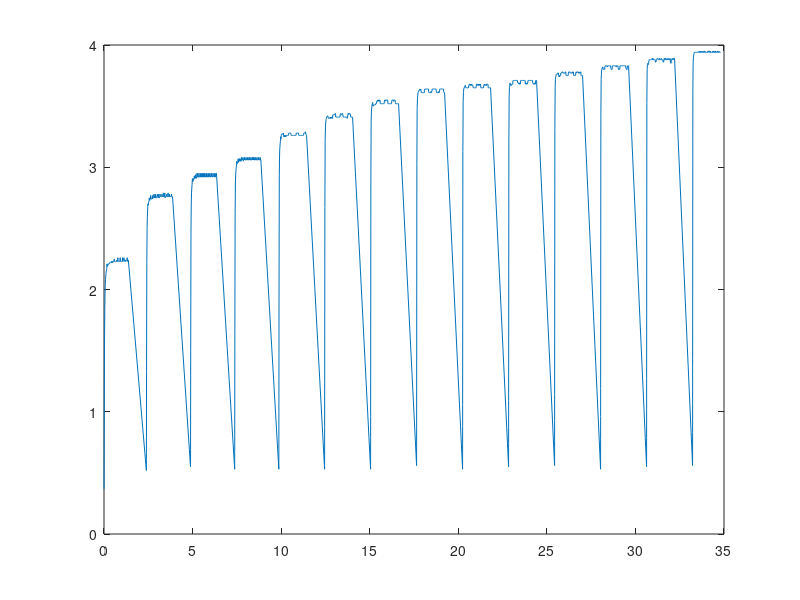
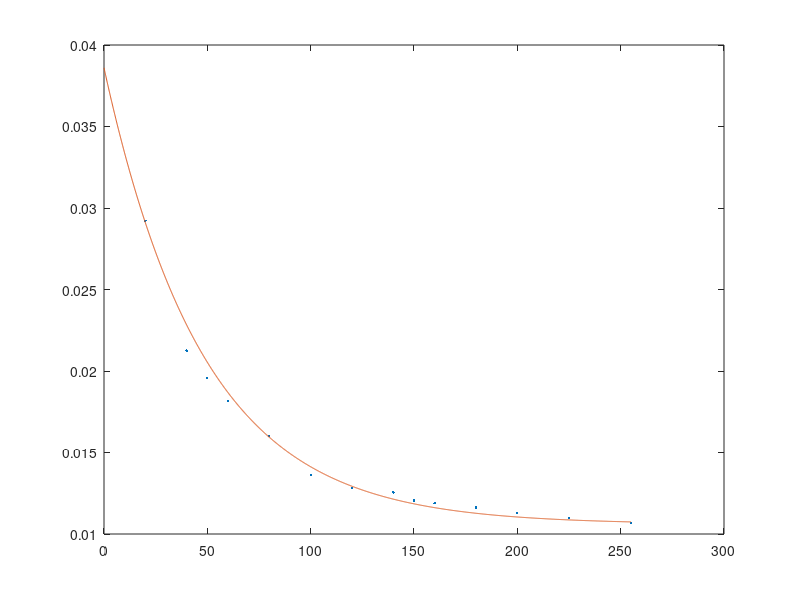

Reproduce these figures in MATLAB, in order.
s = [0.37
216
0.37
792
0.38
1376
0.40
2008
0.42
2640
0.44
3272
0.55
5680
1.17
18160
1.62
31680
1.85
45200
1.97
58720
2.04
72240
2.08
85760
2.11
99280
2.13
112800
2.15
127360
2.16
141920
2.17
156480
2.21
171040
2.19
185600
2.19
200160
2.20
214720
2.20
229280
2.21
243840
2.21
258400
2.21
272960
2.21
287520
2.21
302080
2.22
316640
2.22
331200
2.22
345760
2.22
360320
2.22
374888
2.22
389440
2.22
404000
2.23
418560
2.22
433120
2.22
447680
2.23
462240
2.23
476800
2.22
491360
2.23
505920
2.23
520480
2.23
535040
2.23
549600
2.23
564160
2.25
578720
2.23
593280
2.23
607840
2.23
622400
2.23
636960
2.23
651520
2.23
666080
2.23
680640
2.23
695200
2.24
709760
2.23
724320
2.23
738880
2.23
753440
2.23
768000
2.26
782560
2.23
797120
2.23
811680
2.23
826240
2.23
840808
2.23
855360
2.23
869920
2.23
884480
2.23
899040
2.26
913600
2.23
928160
2.23
942720
2.23
957280
2.23
971840
2.23
986400
2.23
1000960
2.23
1016560
2.23
1032160
2.26
1047760
2.23
1063360
2.23
1078960
2.24
1094560
2.24
1110160
2.26
1125760
2.24
1141360
2.24
1156960
2.23
1172560
2.23
1188160
2.24
1203760
2.24
1219360
2.23
1234960
2.24
1250560
2.24
1266160
2.24
1281760
2.24
1297360
2.26
1312960
2.23
1328560
2.23
1344160
2.24
1359760
2.24
1375360
0.52
2390976
0.54
2391744
0.57
2392520
0.61
2393288
0.66
2394048
1.33
2401648
2.22
2417248
2.50
2432848
2.60
2448448
2.65
2464048
2.70
2479648
2.69
2495248
2.71
2510848
2.72
2526448
2.72
2542048
2.75
2557648
2.73
2573248
2.73
2588848
2.74
2604448
2.74
2620048
2.77
2635648
2.74
2651248
2.74
2666848
2.74
2682448
2.74
2698048
2.75
2713648
2.74
2729248
2.77
2744848
2.75
2760448
2.75
2776052
2.75
2791648
2.75
2807248
2.78
2822848
2.75
2838448
2.76
2854048
2.75
2869648
2.75
2885248
2.78
2900848
2.75
2916448
2.75
2932048
2.75
2947648
2.75
2963248
2.76
2978848
2.76
2994448
2.78
3010048
2.76
3025648
2.76
3041248
2.75
3056848
2.76
3072448
2.78
3088048
2.75
3103648
2.75
3119248
2.76
3134848
2.76
3150448
2.78
3166048
2.76
3181648
2.76
3197248
2.76
3212848
2.76
3228448
2.76
3244048
2.76
3259648
2.78
3275248
2.76
3290848
2.76
3306448
2.76
3322048
2.76
3337648
2.79
3353248
2.76
3368848
2.76
3384448
2.76
3400048
2.76
3415648
2.79
3431248
2.75
3446848
2.76
3462448
2.76
3478048
2.76
3493648
2.76
3509248
2.76
3524848
2.78
3540448
2.76
3556048
2.76
3571648
2.76
3587248
2.76
3602848
2.79
3618448
2.76
3634048
2.76
3649648
2.76
3665248
2.76
3680848
2.78
3696448
2.76
3712048
2.76
3727648
2.76
3743248
2.76
3758848
2.76
3774452
2.76
3790048
2.78
3805648
2.76
3821248
2.76
3836848
2.76
3852448
2.76
3868048
0.55
4883664
0.56
4884424
0.58
4885200
0.63
4885968
0.69
4886736
1.49
4894328
2.47
4909928
2.70
4925528
2.79
4941128
2.83
4956728
2.86
4972328
2.90
4987928
2.88
5003528
2.91
5019128
2.89
5034728
2.90
5050328
2.90
5065928
2.90
5081528
2.93
5097128
2.91
5112728
2.91
5128328
2.91
5143928
2.91
5159528
2.94
5175128
2.92
5190728
2.91
5206328
2.91
5221928
2.92
5237528
2.95
5253128
2.92
5268728
2.95
5284328
2.92
5299928
2.92
5315528
2.92
5331128
2.92
5346728
2.95
5362328
2.92
5377928
2.92
5393528
2.92
5409128
2.92
5424728
2.95
5440328
2.92
5455928
2.92
5471528
2.92
5487128
2.92
5502728
2.95
5518328
2.93
5533928
2.95
5549528
2.92
5565128
2.92
5580728
2.92
5596328
2.92
5611928
2.95
5627528
2.92
5643128
2.95
5658736
2.92
5674328
2.92
5689928
2.95
5705528
2.92
5721128
2.92
5736728
2.92
5752328
2.93
5767928
2.95
5783528
2.92
5799128
2.95
5814728
2.92
5830328
2.93
5845928
2.92
5861528
2.92
5877128
2.95
5892728
2.92
5908328
2.92
5923928
2.93
5939528
2.93
5955128
2.95
5970728
2.92
5986328
2.92
6001928
2.93
6017528
2.92
6033128
2.95
6048728
2.93
6064328
2.95
6079928
2.92
6095528
2.92
6111128
2.93
6126728
2.93
6142328
2.95
6157928
2.93
6173528
2.93
6189128
2.92
6204728
2.93
6220328
2.95
6235928
2.92
6251528
2.92
6267128
2.92
6282728
2.92
6298328
2.95
6313928
2.93
6329528
2.95
6345128
2.92
6360728
0.53
7376344
0.57
7377112
0.62
7377880
0.68
7378648
0.73
7379416
1.67
7387000
2.62
7402608
2.88
7418200
2.94
7433800
2.98
7449400
3.00
7465000
3.01
7480600
3.05
7496200
3.03
7511800
3.03
7527400
3.04
7543000
3.04
7558600
3.07
7574200
3.04
7589800
3.05
7605400
3.05
7621000
3.05
7636600
3.07
7652200
3.05
7667800
3.07
7683400
3.05
7699000
3.05
7714600
3.05
7730200
3.05
7745800
3.08
7761400
3.06
7777000
3.06
7792600
3.06
7808200
3.06
7823800
3.08
7839400
3.06
7855000
3.05
7870600
3.06
7886200
3.06
7901800
3.08
7917400
3.06
7933000
3.08
7948600
3.06
7964200
3.06
7979800
3.06
7995400
3.06
8011000
3.08
8026600
3.06
8042200
3.06
8057800
3.06
8073400
3.06
8089000
3.08
8104600
3.06
8120200
3.06
8135800
3.06
8151400
3.06
8167000
3.08
8182600
3.06
8198200
3.08
8213800
3.06
8229400
3.06
8245000
3.06
8260600
3.06
8276200
3.08
8291800
3.06
8307400
3.06
8323000
3.06
8338600
3.06
8354200
3.08
8369800
3.06
8385400
3.08
8401008
3.06
8416600
3.06
8432200
3.08
8447800
3.06
8463400
3.08
8479000
3.06
8494600
3.06
8510200
3.06
8525800
3.06
8541400
3.08
8557000
3.06
8572600
3.06
8588200
3.06
8603800
3.06
8619400
3.08
8635000
3.06
8650600
3.06
8666200
3.06
8681800
3.06
8697400
3.08
8713000
3.06
8728600
3.08
8744200
3.06
8759800
3.06
8775400
3.06
8791000
3.06
8806600
3.08
8822200
3.06
8837800
3.06
8853400
0.53
9869016
0.56
9869784
0.61
9870560
0.69
9871320
0.78
9872088
1.90
9879672
2.93
9895272
3.10
9910872
3.16
9926472
3.19
9942072
3.21
9957672
3.25
9973272
3.23
9988872
3.26
10004472
3.27
10021112
3.27
10037752
3.27
10054392
3.27
10071032
3.27
10087672
3.27
10104312
3.28
10120952
3.26
10137592
3.25
10154232
3.26
10170872
3.25
10187512
3.26
10204152
3.25
10220792
3.26
10237432
3.26
10254072
3.25
10270712
3.26
10287352
3.26
10303992
3.26
10320632
3.26
10337272
3.26
10353912
3.26
10370552
3.26
10387192
3.26
10403832
3.27
10420472
3.28
10437112
3.28
10453752
3.28
10470392
3.28
10487032
3.28
10503672
3.28
10520312
3.28
10536952
3.27
10553592
3.26
10570232
3.26
10586872
3.26
10603512
3.26
10620152
3.26
10636792
3.26
10653432
3.26
10670072
3.26
10686712
3.26
10703352
3.26
10719992
3.26
10736632
3.26
10753272
3.26
10769912
3.26
10786552
3.26
10803192
3.26
10819832
3.26
10836472
3.28
10853112
3.28
10869752
3.28
10886392
3.28
10903032
3.28
10919672
3.28
10936312
3.28
10952952
3.28
10969592
3.27
10986232
3.26
11002872
3.26
11019512
3.26
11036152
3.26
11052792
3.26
11069432
3.26
11086072
3.26
11102712
3.26
11119352
3.26
11135992
3.26
11152632
3.26
11169272
3.26
11185912
3.26
11202552
3.26
11219192
3.26
11235832
3.26
11252472
3.27
11269112
3.28
11285752
3.28
11302392
3.28
11319032
3.28
11335672
3.28
11352312
3.29
11368952
3.28
11385592
3.27
11402232
3.26
11418872
3.26
11435512
0.53
12452168
0.56
12452976
0.64
12453792
0.77
12454608
0.87
12455424
2.67
12468024
3.22
12484664
3.33
12501304
3.37
12517944
3.39
12534584
3.40
12551224
3.41
12567864
3.41
12584504
3.42
12601144
3.42
12617784
3.42
12634424
3.41
12651064
3.40
12667704
3.40
12684344
3.40
12700984
3.40
12717624
3.40
12734264
3.40
12750904
3.41
12767544
3.40
12784184
3.40
12800824
3.41
12817464
3.41
12834104
3.40
12850744
3.41
12867384
3.41
12884024
3.40
12900664
3.43
12917304
3.43
12933944
3.43
12950584
3.43
12967224
3.43
12983864
3.43
13000504
3.43
13017144
3.43
13033784
3.44
13050424
3.44
13067064
3.41
13083704
3.41
13100344
3.41
13116984
3.41
13133624
3.41
13150264
3.41
13166904
3.41
13183544
3.41
13200184
3.41
13216824
3.41
13233464
3.41
13250104
3.41
13266744
3.41
13283384
3.41
13300024
3.41
13316664
3.43
13333304
3.43
13349944
3.44
13366584
3.43
13383224
3.43
13399864
3.43
13416504
3.43
13433144
3.44
13449784
3.44
13466424
3.43
13483064
3.41
13499704
3.41
13516344
3.41
13532984
3.41
13549624
3.41
13566264
3.41
13582904
3.41
13599544
3.41
13616184
3.41
13632824
3.41
13649464
3.41
13666104
3.41
13682744
3.41
13699384
3.41
13716024
3.40
13732664
3.41
13749304
3.43
13765944
3.44
13782584
3.44
13799224
3.43
13815864
3.44
13832504
3.44
13849144
3.44
13865784
3.44
13882424
3.43
13899064
3.43
13915704
3.41
13932344
3.41
13948984
3.41
13965624
3.41
13982264
3.41
13998904
3.41
14015544
3.41
14032184
0.53
15048840
0.60
15049648
0.66
15050472
0.79
15051296
0.96
15052112
2.89
15064696
3.38
15081336
3.46
15097976
3.49
15114616
3.51
15131256
3.52
15147896
3.53
15164536
3.50
15181176
3.50
15197816
3.51
15214456
3.51
15231096
3.51
15247736
3.51
15264376
3.51
15281016
3.51
15297656
3.51
15314296
3.52
15330936
3.52
15347576
3.52
15364216
3.52
15380856
3.54
15397496
3.54
15414136
3.54
15430776
3.55
15447416
3.54
15464056
3.54
15480696
3.55
15497336
3.55
15513976
3.55
15530616
3.54
15547256
3.55
15563896
3.55
15580536
3.52
15597176
3.52
15613816
3.52
15630456
3.52
15647096
3.52
15663736
3.52
15680376
3.52
15697016
3.52
15713656
3.52
15730296
3.52
15746936
3.52
15763576
3.52
15780216
3.52
15796856
3.52
15813496
3.54
15830136
3.55
15846776
3.55
15863416
3.55
15880056
3.54
15896696
3.55
15913336
3.55
15929976
3.55
15946616
3.55
15963256
3.55
15979896
3.55
15996536
3.55
16013176
3.52
16029816
3.52
16046456
3.52
16063096
3.52
16079736
3.52
16096376
3.52
16113016
3.52
16129656
3.52
16146296
3.52
16162936
3.52
16179576
3.52
16196216
3.52
16212856
3.52
16229496
3.54
16246136
3.55
16262776
3.55
16279416
3.55
16296056
3.55
16312696
3.55
16329336
3.54
16345976
3.55
16362616
3.55
16379256
3.55
16395896
3.55
16412536
3.55
16429176
3.53
16445816
3.52
16462456
3.52
16479096
3.52
16495736
3.52
16512376
3.52
16529016
3.52
16545656
3.52
16562296
3.52
16578936
3.52
16595576
3.52
16612216
3.52
16628856
0.56
17645512
0.61
17646320
0.72
17647144
0.86
17647968
0.99
17648784
3.03
17661384
3.48
17678024
3.56
17694664
3.59
17711304
3.61
17727944
3.62
17744584
3.62
17761224
3.63
17777864
3.63
17794504
3.63
17811144
3.64
17827784
3.63
17844424
3.63
17861064
3.64
17877704
3.63
17894344
3.61
17910984
3.61
17927624
3.61
17944264
3.61
17960904
3.61
17977544
3.61
17994184
3.61
18010824
3.61
18027464
3.61
18044104
3.61
18060744
3.61
18077384
3.63
18094024
3.64
18110664
3.64
18127304
3.64
18143944
3.64
18160584
3.64
18177224
3.64
18193864
3.64
18210504
3.64
18227144
3.64
18243784
3.64
18260424
3.64
18277064
3.64
18293704
3.64
18310344
3.62
18326984
3.61
18343624
3.61
18360264
3.61
18376904
3.61
18393544
3.61
18410184
3.61
18426824
3.61
18443464
3.62
18460104
3.61
18476744
3.61
18493384
3.62
18510024
3.64
18526664
3.64
18543304
3.64
18559944
3.64
18576584
3.64
18593224
3.64
18609864
3.64
18626504
3.64
18643144
3.64
18659784
3.64
18676424
3.64
18693064
3.64
18709704
3.64
18726344
3.64
18742984
3.62
18759624
3.61
18776264
3.61
18792904
3.61
18809544
3.61
18826184
3.61
18842824
3.61
18859464
3.62
18876104
3.61
18892744
3.61
18909384
3.61
18926024
3.63
18942664
3.64
18959304
3.64
18975944
3.64
18992584
3.64
19009224
3.64
19025864
3.64
19042504
3.64
19059144
3.64
19075784
3.64
19092424
3.64
19109064
3.64
19125704
3.64
19142344
3.64
19158984
3.62
19175624
3.61
19192264
3.61
19208904
3.61
19225544
0.53
20242200
0.61
20243016
0.73
20243840
0.88
20244664
1.06
20245472
3.13
20258056
3.54
20274696
3.61
20291336
3.64
20307976
3.65
20324616
3.65
20341256
3.66
20357896
3.66
20374536
3.67
20391176
3.67
20407816
3.65
20424456
3.65
20441096
3.65
20457736
3.65
20474376
3.65
20491016
3.65
20507656
3.65
20524296
3.65
20540936
3.65
20557576
3.65
20574216
3.67
20590856
3.67
20607496
3.68
20624136
3.68
20640776
3.67
20657416
3.67
20674056
3.67
20690696
3.68
20707336
3.67
20723976
3.67
20740616
3.68
20757256
3.67
20773896
3.67
20790536
3.67
20807176
3.67
20823816
3.65
20840456
3.65
20857096
3.65
20873736
3.65
20890376
3.65
20907016
3.65
20923656
3.65
20940296
3.65
20956936
3.65
20973576
3.65
20990216
3.65
21006856
3.68
21023496
3.68
21040136
3.68
21056776
3.68
21073416
3.67
21090056
3.67
21106696
3.67
21123336
3.68
21139976
3.67
21156616
3.68
21173256
3.68
21189896
3.67
21206536
3.67
21223176
3.68
21239816
3.68
21256456
3.65
21273096
3.65
21289736
3.65
21306376
3.65
21323016
3.65
21339656
3.65
21356296
3.65
21372936
3.65
21389576
3.65
21406216
3.65
21422856
3.67
21439496
3.67
21456136
3.68
21472776
3.67
21489416
3.67
21506056
3.67
21522696
3.67
21539336
3.67
21555976
3.68
21572616
3.67
21589256
3.67
21605896
3.68
21622536
3.68
21639176
3.68
21655816
3.68
21672456
3.65
21689096
3.65
21705736
3.65
21722376
3.65
21739016
3.65
21755656
3.65
21772296
3.65
21788936
3.65
21805576
3.65
21822216
0.55
22838872
0.61
22839680
0.74
22840504
0.87
22841320
1.09
22842136
3.20
22854728
3.58
22871368
3.65
22888008
3.67
22904648
3.69
22921288
3.67
22937928
3.67
22954568
3.67
22971208
3.67
22987848
3.67
23004488
3.68
23021128
3.68
23037768
3.68
23054408
3.68
23071048
3.71
23087688
3.71
23104328
3.71
23120968
3.71
23137608
3.71
23154248
3.71
23170888
3.71
23187528
3.71
23204168
3.71
23220808
3.71
23237448
3.71
23254088
3.71
23270728
3.71
23287368
3.71
23304008
3.71
23320648
3.71
23337288
3.69
23353928
3.69
23370568
3.69
23387208
3.69
23403848
3.68
23420488
3.69
23437128
3.68
23453768
3.68
23470408
3.69
23487048
3.68
23503688
3.71
23520328
3.71
23536968
3.71
23553608
3.71
23570248
3.71
23586888
3.71
23603528
3.71
23620168
3.71
23636808
3.71
23653448
3.71
23670088
3.71
23686728
3.71
23703368
3.71
23720008
3.71
23736648
3.71
23753288
3.71
23769928
3.68
23786568
3.69
23803208
3.68
23819848
3.68
23836488
3.68
23853128
3.69
23869768
3.68
23886408
3.69
23903048
3.69
23919688
3.71
23936328
3.71
23952968
3.71
23969608
3.71
23986248
3.71
24002888
3.71
24019528
3.71
24036168
3.71
24052808
3.71
24069448
3.71
24086088
3.71
24102728
3.71
24119368
3.71
24136008
3.71
24152648
3.71
24169288
3.71
24185928
3.69
24202568
3.69
24219208
3.68
24235848
3.68
24252488
3.68
24269128
3.68
24285768
3.68
24302408
3.69
24319048
3.68
24335688
3.68
24352328
3.71
24368968
3.71
24385608
3.71
24402248
3.71
24418888
0.56
25435544
0.59
25436360
0.76
25437176
0.93
25437992
1.14
25438808
3.31
25451416
3.65
25468056
3.72
25484696
3.74
25501336
3.75
25517976
3.76
25534616
3.76
25551256
3.76
25567896
3.76
25584536
3.77
25601176
3.77
25617816
3.77
25634456
3.77
25651096
3.75
25667736
3.74
25684376
3.75
25701016
3.74
25717656
3.75
25734296
3.75
25750936
3.75
25767576
3.77
25784216
3.77
25800856
3.77
25817496
3.77
25834136
3.78
25850776
3.78
25867416
3.78
25884056
3.78
25900696
3.77
25917336
3.77
25933976
3.77
25950616
3.77
25967256
3.77
25983896
3.77
26000536
3.77
26017176
3.78
26033816
3.78
26050456
3.78
26067096
3.75
26083736
3.75
26100376
3.75
26117016
3.75
26133656
3.75
26150296
3.75
26166936
3.75
26183576
3.75
26200216
3.77
26216856
3.78
26233496
3.78
26250136
3.78
26266776
3.78
26283416
3.78
26300056
3.77
26316696
3.77
26333336
3.77
26349976
3.77
26366616
3.77
26383256
3.77
26399896
3.77
26416536
3.78
26433176
3.77
26449816
3.78
26466456
3.77
26483096
3.78
26499736
3.75
26516376
3.75
26533016
3.75
26549656
3.75
26566296
3.75
26582936
3.75
26599576
3.75
26616216
3.77
26632856
3.78
26649496
3.78
26666136
3.77
26682776
3.78
26699416
3.78
26716056
3.78
26732696
3.78
26749336
3.78
26765976
3.77
26782616
3.77
26799256
3.77
26815896
3.78
26832536
3.77
26849176
3.77
26865816
3.77
26882456
3.78
26899096
3.78
26915736
3.75
26932376
3.75
26949016
3.75
26965656
3.75
26982296
3.75
26998936
3.75
27015576
0.53
28032224
0.62
28033032
0.77
28033848
0.96
28034664
1.19
28035472
3.41
28048088
3.72
28064728
3.77
28081368
3.80
28098008
3.81
28114648
3.81
28131288
3.82
28147928
3.82
28164568
3.80
28181208
3.80
28197848
3.80
28214488
3.80
28231128
3.80
28247768
3.80
28264408
3.83
28281048
3.83
28297688
3.83
28314328
3.83
28330968
3.83
28347608
3.83
28364248
3.83
28380888
3.83
28397528
3.82
28414168
3.83
28430808
3.83
28447448
3.83
28464088
3.83
28480728
3.83
28497368
3.83
28514008
3.83
28530648
3.83
28547288
3.83
28563928
3.83
28580568
3.83
28597208
3.81
28613848
3.80
28630488
3.80
28647128
3.80
28663768
3.80
28680408
3.83
28697048
3.83
28713688
3.83
28730328
3.83
28746968
3.83
28763608
3.83
28780248
3.83
28796888
3.83
28813528
3.83
28830168
3.83
28846808
3.83
28863448
3.83
28880088
3.83
28896728
3.82
28913368
3.83
28930008
3.83
28946648
3.83
28963288
3.83
28979928
3.83
28996568
3.83
29013208
3.81
29029848
3.80
29046488
3.80
29063128
3.80
29079768
3.80
29096408
3.80
29113048
3.83
29129688
3.83
29146328
3.83
29162968
3.83
29179608
3.83
29196248
3.83
29212888
3.83
29229528
3.83
29246168
3.83
29262808
3.83
29279448
3.83
29296088
3.83
29312728
3.83
29329368
3.83
29346008
3.83
29362648
3.83
29379288
3.83
29395928
3.83
29412568
3.83
29429208
3.83
29445848
3.81
29462488
3.81
29479128
3.80
29495768
3.80
29512408
3.80
29529048
3.83
29545688
3.83
29562328
3.83
29578968
3.83
29595608
3.83
29612248
0.55
30628896
0.63
30629704
0.79
30630528
1.02
30631352
1.27
30632168
3.52
30644760
3.80
30661400
3.84
30678040
3.85
30694680
3.84
30711320
3.84
30727960
3.85
30744600
3.87
30761240
3.88
30777880
3.88
30794520
3.88
30811160
3.88
30827800
3.88
30844440
3.88
30861080
3.88
30877720
3.88
30894360
3.88
30911000
3.88
30927640
3.89
30944280
3.88
30960920
3.88
30977560
3.89
30994200
3.88
31010840
3.88
31027480
3.88
31044120
3.88
31060760
3.88
31077400
3.88
31094040
3.88
31110680
3.86
31127320
3.86
31143960
3.86
31160600
3.88
31177240
3.88
31193880
3.88
31210520
3.89
31227160
3.89
31243800
3.89
31260440
3.89
31277080
3.88
31293720
3.88
31310360
3.88
31327000
3.88
31343640
3.89
31360280
3.88
31376920
3.88
31393560
3.88
31410200
3.88
31426840
3.88
31443480
3.89
31460120
3.88
31476760
3.88
31493400
3.88
31510040
3.88
31526680
3.88
31543320
3.86
31559960
3.86
31576600
3.86
31593240
3.88
31609880
3.89
31626520
3.89
31643160
3.88
31659800
3.89
31676440
3.88
31693080
3.89
31709720
3.88
31726360
3.88
31743000
3.88
31759640
3.88
31776280
3.89
31792920
3.88
31809560
3.88
31826200
3.88
31842840
3.88
31859480
3.89
31876120
3.88
31892760
3.88
31909400
3.88
31926040
3.88
31942680
3.89
31959320
3.86
31975960
3.86
31992600
3.85
32009240
3.88
32025880
3.88
32042520
3.88
32059160
3.89
32075800
3.88
32092440
3.88
32109080
3.89
32125720
3.89
32142360
3.88
32159000
3.89
32175640
3.89
32192280
3.89
32208920
0.56
33225576
0.64
33226392
0.83
33227216
1.07
33228040
1.35
33228848
3.63
33241440
3.86
33258080
3.90
33274720
3.92
33291368
3.93
33308000
3.94
33324640
3.94
33341280
3.94
33357928
3.94
33374560
3.94
33391200
3.94
33407840
3.94
33424488
3.94
33441120
3.94
33457760
3.94
33474400
3.94
33491048
3.94
33507680
3.94
33524320
3.94
33540960
3.94
33557608
3.94
33574240
3.95
33590880
3.94
33607520
3.94
33624168
3.94
33640800
3.94
33657440
3.95
33674080
3.94
33690728
3.94
33707360
3.94
33724000
3.94
33740640
3.95
33757288
3.94
33773920
3.94
33790560
3.94
33807200
3.94
33823848
3.94
33840480
3.95
33857120
3.94
33873760
3.94
33890408
3.95
33907040
3.95
33923680
3.94
33940320
3.94
33956968
3.94
33973600
3.94
33990240
3.94
34006880
3.94
34023528
3.94
34040160
3.94
34056800
3.94
34073440
3.95
34090088
3.94
34106720
3.95
34123360
3.95
34140000
3.95
34156648
3.95
34173280
3.94
34189920
3.94
34206560
3.95
34223208
3.94
34239840
3.94
34256480
3.94
34273120
3.94
34289768
3.94
34306400
3.94
34323040
3.94
34339680
3.94
34356328
3.95
34372960
3.94
34389600
3.95
34406240
3.94
34422888
3.94
34439520
3.94
34456160
3.94
34472800
3.95
34489448
3.94
34506080
3.95
34522720
3.94
34539360
3.94
34556008
3.94
34572640
3.94
34589280
3.94
34605920
3.95
34622568
3.94
34639200
3.94
34655840
3.94
34672480
3.94
34689128
3.95
34705760
3.94
34722400
3.94
34739040
3.94
34755688
3.94
34772320
3.94
34788960
3.94
34805600
];



v = s(1:2:end,:);  % odd matrix

t = s(2:2:end,:);  % even matrix
t = t * 10^(-6);

figure(1);
plot(t,v);

aux = 50 ;
stab = zeros(1, 14);
for i=1:1:14
    stab(i) = mean (v(aux:aux+50)); 
    aux = aux + 100;
end

aux = 1;
y_tau =  zeros(1, 14);
for i=1:1:14
    y_tau(i) = v(aux) + ( stab(i)-v(aux) )*0.63;
    aux = aux + 100;
end

aux = 1;

for i=1:1:14
    v_aux = v(aux:aux+99);
    t_aux = t(aux:aux+99);
    pt1 = find( v_aux <= y_tau(i));
    pt1 = pt1(end);
    m = (v_aux(pt1+1)-v_aux(pt1))/(t_aux(pt1+1)-t_aux(pt1));
    b = v_aux(pt1) - m*(t_aux(pt1));
    tau(i) = (y_tau(i) - b)/m - t_aux(1);
    aux = aux + 100;
end


disp(tau);

pwm = [20 40 50 60 80 100 120 140 150 160 180 200 225 255];
figure(2);
plot(pwm, tau,'.');

%f2 = fit (pwm', tau',fittype('power(10,-a*x)'), 'StartPoint',[])
%f2 = fit(pwm', tau',fittype('power(10,(-c*tau))','independent','tau','dependent','height') ,'Exclude', tau < 255 );
pmw_aux = (0:0.1:255);
f2 = 0.0106+0.028*power(10,-0.009*pmw_aux);
hold on;
plot(pmw_aux,f2);



